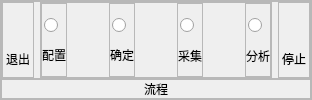
                     <widget class="QFrame" name="frame_process_2">
                      <property name="maximumSize">
                       <size>
                        <width>350</width>
                        <height>16777215</height>
                       </size>
                      </property>
                      <property name="styleSheet">
                       <string notr="true">#frame_process_2{
	border:1px solid rgb(127,127,127);
}

</string>
                      </property>
                      <property name="frameShape">
                       <enum>QFrame::StyledPanel</enum>
                      </property>
                      <property name="frameShadow">
                       <enum>QFrame::Raised</enum>
                      </property>
                      <layout class="QVBoxLayout" name="verticalLayout_19">
                       <property name="spacing">
                        <number>0</number>
                       </property>
                       <property name="leftMargin">
                        <number>0</number>
                       </property>
                       <property name="topMargin">
                        <number>0</number>
                       </property>
                       <property name="rightMargin">
                        <number>0</number>
                       </property>
                       <property name="bottomMargin">
                        <number>0</number>
                       </property>
                       <item>
                        <widget class="QFrame" name="process_btn_3">
                         <property name="frameShape">
                          <enum>QFrame::StyledPanel</enum>
                         </property>
                         <property name="frameShadow">
                          <enum>QFrame::Raised</enum>
                         </property>
                         <layout class="QHBoxLayout" name="horizontalLayout_11">
                          <property name="leftMargin">
                           <number>0</number>
                          </property>
                          <property name="topMargin">
                           <number>0</number>
                          </property>
                          <property name="rightMargin">
                           <number>0</number>
                          </property>
                          <property name="bottomMargin">
                           <number>0</number>
                          </property>
                          <item>
                           <widget class="QFrame" name="exit_btn_19">
                            <property name="maximumSize">
                             <size>
                              <width>50</width>
                              <height>16777215</height>
                             </size>
                            </property>
                            <property name="frameShape">
                             <enum>QFrame::StyledPanel</enum>
                            </property>
                            <property name="frameShadow">
                             <enum>QFrame::Raised</enum>
                            </property>
                            <layout class="QVBoxLayout" name="verticalLayout_20">
                             <property name="spacing">
                              <number>0</number>
                             </property>
                             <property name="leftMargin">
                              <number>0</number>
                             </property>
                             <property name="topMargin">
                              <number>0</number>
                             </property>
                             <property name="rightMargin">
                              <number>0</number>
                             </property>
                             <property name="bottomMargin">
                              <number>0</number>
                             </property>
                             <item alignment="Qt::AlignHCenter|Qt::AlignVCenter">
                              <widget class="QPushButton" name="menu_icon_button_18">
                               <property name="maximumSize">
                                <size>
                                 <width>30</width>
                                 <height>30</height>
                                </size>
                               </property>
                               <property name="styleSheet">
                                <string notr="true">background:none;
border:none;
</string>
                               </property>
                               <property name="text">
                                <string/>
                               </property>
                               <property name="icon">
                                <iconset resource="res.qrc">
                                 <normaloff>:/images/images/exit.png</normaloff>:/images/images/exit.png</iconset>
                               </property>
                               <property name="iconSize">
                                <size>
                                 <width>30</width>
                                 <height>30</height>
                                </size>
                               </property>
                              </widget>
                             </item>
                             <item>
                              <widget class="QLabel" name="label_23">
                               <property name="text">
                                <string>退出</string>
                               </property>
                               <property name="alignment">
                                <set>Qt::AlignCenter</set>
                               </property>
                              </widget>
                             </item>
                            </layout>
                           </widget>
                          </item>
                          <item>
                           <widget class="QFrame" name="frame_6">
                            <property name="frameShape">
                             <enum>QFrame::StyledPanel</enum>
                            </property>
                            <property name="frameShadow">
                             <enum>QFrame::Raised</enum>
                            </property>
                            <layout class="QHBoxLayout" name="horizontalLayout_12">
                             <property name="leftMargin">
                              <number>0</number>
                             </property>
                             <property name="topMargin">
                              <number>0</number>
                             </property>
                             <property name="rightMargin">
                              <number>0</number>
                             </property>
                             <property name="bottomMargin">
                              <number>0</number>
                             </property>
                             <item>
                              <widget class="QFrame" name="exit_btn_20">
                               <property name="frameShape">
                                <enum>QFrame::StyledPanel</enum>
                               </property>
                               <property name="frameShadow">
                                <enum>QFrame::Raised</enum>
                               </property>
                               <layout class="QVBoxLayout" name="_12">
                                <property name="spacing">
                                 <number>0</number>
                                </property>
                                <property name="leftMargin">
                                 <number>0</number>
                                </property>
                                <property name="topMargin">
                                 <number>11</number>
                                </property>
                                <property name="rightMargin">
                                 <number>0</number>
                                </property>
                                <property name="bottomMargin">
                                 <number>0</number>
                                </property>
                                <item alignment="Qt::AlignHCenter">
                                 <widget class="QRadioButton" name="radioButton_13">
                                  <property name="minimumSize">
                                   <size>
                                    <width>20</width>
                                    <height>20</height>
                                   </size>
                                  </property>
                                  <property name="maximumSize">
                                   <size>
                                    <width>20</width>
                                    <height>20</height>
                                   </size>
                                  </property>
                                  <property name="text">
                                   <string/>
                                  </property>
                                 </widget>
                                </item>
                                <item alignment="Qt::AlignHCenter|Qt::AlignVCenter">
                                 <widget class="QLabel" name="label_24">
                                  <property name="text">
                                   <string>配置</string>
                                  </property>
                                 </widget>
                                </item>
                               </layout>
                              </widget>
                             </item>
                             <item>
                              <widget class="QPushButton" name="menu_icon_button_19">
                               <property name="maximumSize">
                                <size>
                                 <width>30</width>
                                 <height>30</height>
                                </size>
                               </property>
                               <property name="styleSheet">
                                <string notr="true">background:none;
border:none;
</string>
                               </property>
                               <property name="text">
                                <string/>
                               </property>
                               <property name="icon">
                                <iconset resource="res.qrc">
                                 <normaloff>:/images/images/rightarrow.png</normaloff>:/images/images/rightarrow.png</iconset>
                               </property>
                               <property name="iconSize">
                                <size>
                                 <width>30</width>
                                 <height>30</height>
                                </size>
                               </property>
                              </widget>
                             </item>
                             <item>
                              <widget class="QFrame" name="exit_btn_21">
                               <property name="frameShape">
                                <enum>QFrame::StyledPanel</enum>
                               </property>
                               <property name="frameShadow">
                                <enum>QFrame::Raised</enum>
                               </property>
                               <layout class="QVBoxLayout" name="_13">
                                <property name="spacing">
                                 <number>0</number>
                                </property>
                                <property name="leftMargin">
                                 <number>0</number>
                                </property>
                                <property name="topMargin">
                                 <number>11</number>
                                </property>
                                <property name="rightMargin">
                                 <number>0</number>
                                </property>
                                <property name="bottomMargin">
                                 <number>0</number>
                                </property>
                                <item alignment="Qt::AlignHCenter">
                                 <widget class="QRadioButton" name="radioButton_14">
                                  <property name="minimumSize">
                                   <size>
                                    <width>20</width>
                                    <height>20</height>
                                   </size>
                                  </property>
                                  <property name="maximumSize">
                                   <size>
                                    <width>20</width>
                                    <height>20</height>
                                   </size>
                                  </property>
                                  <property name="text">
                                   <string/>
                                  </property>
                                 </widget>
                                </item>
                                <item alignment="Qt::AlignHCenter|Qt::AlignVCenter">
                                 <widget class="QLabel" name="label_25">
                                  <property name="text">
                                   <string>确定</string>
                                  </property>
                                 </widget>
                                </item>
                               </layout>
                              </widget>
                             </item>
                             <item>
                              <widget class="QPushButton" name="menu_icon_button_20">
                               <property name="maximumSize">
                                <size>
                                 <width>30</width>
                                 <height>30</height>
                                </size>
                               </property>
                               <property name="styleSheet">
                                <string notr="true">background:none;
border:none;
</string>
                               </property>
                               <property name="text">
                                <string/>
                               </property>
                               <property name="icon">
                                <iconset resource="res.qrc">
                                 <normaloff>:/images/images/rightarrow.png</normaloff>:/images/images/rightarrow.png</iconset>
                               </property>
                               <property name="iconSize">
                                <size>
                                 <width>30</width>
                                 <height>30</height>
                                </size>
                               </property>
                              </widget>
                             </item>
                             <item>
                              <widget class="QFrame" name="exit_btn_22">
                               <property name="frameShape">
                                <enum>QFrame::StyledPanel</enum>
                               </property>
                               <property name="frameShadow">
                                <enum>QFrame::Raised</enum>
                               </property>
                               <layout class="QVBoxLayout" name="verticalLayout_21">
                                <property name="spacing">
                                 <number>0</number>
                                </property>
                                <property name="leftMargin">
                                 <number>0</number>
                                </property>
                                <property name="topMargin">
                                 <number>11</number>
                                </property>
                                <property name="rightMargin">
                                 <number>0</number>
                                </property>
                                <property name="bottomMargin">
                                 <number>0</number>
                                </property>
                                <item alignment="Qt::AlignHCenter">
                                 <widget class="QRadioButton" name="radioButton_15">
                                  <property name="minimumSize">
                                   <size>
                                    <width>20</width>
                                    <height>20</height>
                                   </size>
                                  </property>
                                  <property name="maximumSize">
                                   <size>
                                    <width>20</width>
                                    <height>20</height>
                                   </size>
                                  </property>
                                  <property name="text">
                                   <string/>
                                  </property>
                                 </widget>
                                </item>
                                <item>
                                 <widget class="QLabel" name="label_26">
                                  <property name="text">
                                   <string>采集</string>
                                  </property>
                                  <property name="alignment">
                                   <set>Qt::AlignCenter</set>
                                  </property>
                                 </widget>
                                </item>
                               </layout>
                              </widget>
                             </item>
                             <item>
                              <widget class="QPushButton" name="menu_icon_button_21">
                               <property name="maximumSize">
                                <size>
                                 <width>30</width>
                                 <height>30</height>
                                </size>
                               </property>
                               <property name="styleSheet">
                                <string notr="true">background:none;
border:none;
</string>
                               </property>
                               <property name="text">
                                <string/>
                               </property>
                               <property name="icon">
                                <iconset resource="res.qrc">
                                 <normaloff>:/images/images/rightarrow.png</normaloff>:/images/images/rightarrow.png</iconset>
                               </property>
                               <property name="iconSize">
                                <size>
                                 <width>30</width>
                                 <height>30</height>
                                </size>
                               </property>
                              </widget>
                             </item>
                             <item>
                              <widget class="QFrame" name="exit_btn_23">
                               <property name="frameShape">
                                <enum>QFrame::StyledPanel</enum>
                               </property>
                               <property name="frameShadow">
                                <enum>QFrame::Raised</enum>
                               </property>
                               <layout class="QVBoxLayout" name="verticalLayout_22">
                                <property name="spacing">
                                 <number>0</number>
                                </property>
                                <property name="leftMargin">
                                 <number>0</number>
                                </property>
                                <property name="topMargin">
                                 <number>11</number>
                                </property>
                                <property name="rightMargin">
                                 <number>0</number>
                                </property>
                                <property name="bottomMargin">
                                 <number>0</number>
                                </property>
                                <item alignment="Qt::AlignHCenter">
                                 <widget class="QRadioButton" name="radioButton_16">
                                  <property name="minimumSize">
                                   <size>
                                    <width>20</width>
                                    <height>20</height>
                                   </size>
                                  </property>
                                  <property name="maximumSize">
                                   <size>
                                    <width>20</width>
                                    <height>20</height>
                                   </size>
                                  </property>
                                  <property name="text">
                                   <string/>
                                  </property>
                                 </widget>
                                </item>
                                <item>
                                 <widget class="QLabel" name="label_27">
                                  <property name="text">
                                   <string>分析</string>
                                  </property>
                                  <property name="alignment">
                                   <set>Qt::AlignCenter</set>
                                  </property>
                                 </widget>
                                </item>
                               </layout>
                              </widget>
                             </item>
                            </layout>
                           </widget>
                          </item>
                          <item>
                           <widget class="QFrame" name="exit_btn_24">
                            <property name="maximumSize">
                             <size>
                              <width>50</width>
                              <height>16777215</height>
                             </size>
                            </property>
                            <property name="frameShape">
                             <enum>QFrame::StyledPanel</enum>
                            </property>
                            <property name="frameShadow">
                             <enum>QFrame::Raised</enum>
                            </property>
                            <layout class="QVBoxLayout" name="_14">
                             <property name="spacing">
                              <number>0</number>
                             </property>
                             <property name="leftMargin">
                              <number>0</number>
                             </property>
                             <property name="topMargin">
                              <number>0</number>
                             </property>
                             <property name="rightMargin">
                              <number>0</number>
                             </property>
                             <property name="bottomMargin">
                              <number>0</number>
                             </property>
                             <item alignment="Qt::AlignHCenter|Qt::AlignVCenter">
                              <widget class="QPushButton" name="menu_icon_button_22">
                               <property name="maximumSize">
                                <size>
                                 <width>30</width>
                                 <height>30</height>
                                </size>
                               </property>
                               <property name="styleSheet">
                                <string notr="true">background:none;
border:none;
</string>
                               </property>
                               <property name="text">
                                <string/>
                               </property>
                               <property name="icon">
                                <iconset resource="res.qrc">
                                 <normaloff>:/images/images/stop.png</normaloff>:/images/images/stop.png</iconset>
                               </property>
                               <property name="iconSize">
                                <size>
                                 <width>30</width>
                                 <height>30</height>
                                </size>
                               </property>
                              </widget>
                             </item>
                             <item alignment="Qt::AlignHCenter">
                              <widget class="QLabel" name="label_28">
                               <property name="text">
                                <string>停止</string>
                               </property>
                              </widget>
                             </item>
                            </layout>
                           </widget>
                          </item>
                         </layout>
                        </widget>
                       </item>
                       <item>
                        <widget class="QFrame" name="process_label_3">
                         <property name="maximumSize">
                          <size>
                           <width>16777215</width>
                           <height>20</height>
                          </size>
                         </property>
                         <property name="frameShape">
                          <enum>QFrame::StyledPanel</enum>
                         </property>
                         <property name="frameShadow">
                          <enum>QFrame::Raised</enum>
                         </property>
                         <layout class="QVBoxLayout" name="verticalLayout_23">
                          <property name="leftMargin">
                           <number>0</number>
                          </property>
                          <property name="topMargin">
                           <number>0</number>
                          </property>
                          <property name="rightMargin">
                           <number>0</number>
                          </property>
                          <property name="bottomMargin">
                           <number>0</number>
                          </property>
                          <item>
                           <widget class="QLabel" name="label_29">
                            <property name="text">
                             <string>流程</string>
                            </property>
                            <property name="alignment">
                             <set>Qt::AlignCenter</set>
                            </property>
                           </widget>
                          </item>
                         </layout>
                        </widget>
                       </item>
                      </layout>
                     </widget>
